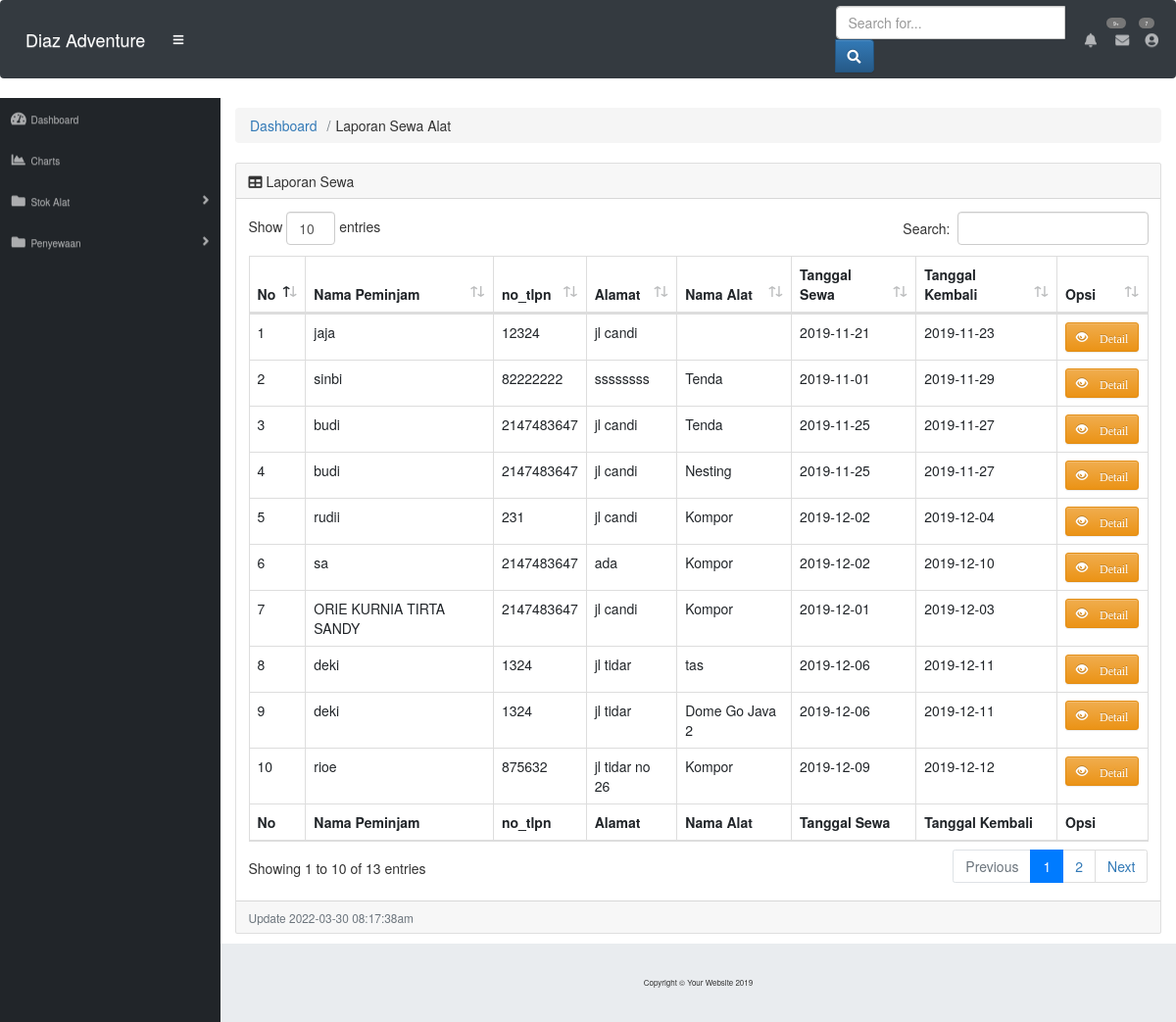
Page /index.php/penyewaan_gudang on the committed database.
### tables this page shows
CREATE TABLE `penyewaan` (
  `ID_sewa` int(80) NOT NULL,
  `nama` varchar(80) NOT NULL,
  `no_tlpn` int(15) NOT NULL,
  `alamat` varchar(255) NOT NULL,
  `nama_alat` varchar(255) NOT NULL,
  `tgl_penyewaan` date NOT NULL,
  `tgl_pengembalian` date NOT NULL,
  `biaya_sewa` int(11) NOT NULL,
  `jumlah_alat` int(11) NOT NULL,
  `harga_sewa` int(11) NOT NULL,
  `subtotal` int(20) NOT NULL,
  `status` varchar(50) NOT NULL,
  `denda` int(50) NOT NULL,
  `keterangan` varchar(50) NOT NULL,
  `ID_alat` int(11) NOT NULL
);

### application/controllers/Penyewaan_gudang.php (called while the page is built, shortened)
<?php
class Penyewaan_gudang extends CI_Controller {
	public function index()
	{
		$this->load->model('m_penyewaan_gudang');
		$data = array(
			'penyewaan'=>$this->m_penyewaan_gudang->ambil()->result_array(),
		);
		$this->load->view('gudang/v_laporan_sewa',$data);
	}
}

### index.php (called while the page is built, shortened)
<?php
require_once BASEPATH.'core/CodeIgniter.php';

### application/models/m_penyewaan_gudang.php (called while the page is built, shortened)
<?php
class M_penyewaan_gudang extends CI_Model {
 public function Ambil($where= "") {
      $data = $this->db->query('select * from penyewaan '.$where);
      return $data;
  }
}

### application/views/gudang/v_laporan_sewa.php (the view, shortened to what this page needs)
<!DOCTYPE html>
<html lang="en">
<head>
  <link href="<?php echo base_url().'assets/sbadmin/vendor/fontawesome-free/css/all.min.css'?>" rel="stylesheet" type="text/css">
  <link href="<?php echo base_url().'assets/sbadmin/vendor/datatables/dataTables.bootstrap4.css'?>" rel="stylesheet" >
  <link href="<?php echo base_url().'assets/sbadmin/css/sb-admin.css'?>" rel="stylesheet">
	<link rel="stylesheet" href="https://maxcdn.bootstrapcdn.com/bootstrap/3.3.6/css/bootstrap.min.css">
	<link rel="stylesheet" href="https://maxcdn.bootstrapcdn.com/bootstrap/3.3.6/css/bootstrap-theme.min.css">
</head>
	<body id="page-top">
	<nav class="navbar navbar-expand navbar-dark bg-dark static-top">
    <a class="navbar-brand mr-1" href="index.html">Diaz Adventure</a>
    <button class="btn btn-link btn-sm text-white order-1 order-sm-0" id="sidebarToggle" href="#">
      <i class="fas fa-bars"></i>
    </button>
    <form class="d-none d-md-inline-block form-inline ml-auto mr-0 mr-md-3 my-2 my-md-0">
      <div class="input-group">
      <input type="text" class="form-control" placeholder="Search for..." aria-label="Search" aria-describedby="basic-addon2">
      <div class="input-group-append">
        <button class="btn btn-primary" type="button">
        <i class="fas fa-search"></i>
        </button>
        </div>
      </div>
    </form>
    <ul class="navbar-nav ml-auto ml-md-0">
      <li class="nav-item dropdown no-arrow mx-1">
        <a class="nav-link dropdown-toggle" href="#" id="alertsDropdown" role="button" data-toggle="dropdown" aria-haspopup="true" aria-expanded="false">
        <i class="fas fa-bell fa-fw"></i>
        <span class="badge badge-danger">9+</span>
        </a>
      </li>
      <li class="nav-item dropdown no-arrow mx-1">
        <a class="nav-link dropdown-toggle" href="#" id="messagesDropdown" role="button" data-toggle="dropdown" aria-haspopup="true" aria-expanded="false">
          <i class="fas fa-envelope fa-fw"></i>
          <span class="badge badge-danger">7</span>
        </a>
      </li>
      <li class="nav-item dropdown no-arrow">
        <a class="nav-link dropdown-toggle" href="#" id="userDropdown" role="button" data-toggle="dropdown" aria-haspopup="true" aria-expanded="false">
          <i class="fas fa-user-circle fa-fw"></i>
        </a>
      </li>
    </ul>
</nav>
	<div id="wrapper">
    <ul class="sidebar navbar-nav">
      <li class="nav-item ">
        <a class="nav-link" href="<?php echo site_url('Dasboard/index') ?>">
          <i class="fas fa-fw fa-tachometer-alt"></i>
          <span>Dashboard</span>
        </a>
      </li>
	  <li class="nav-item">
        <a class="nav-link" href="charts.html">
          <i class="fas fa-fw fa-chart-area"></i>
          <span>Charts</span></a>
      </li>
      <li class="nav-item dropdown">
        <a class="nav-link dropdown-toggle" href="#" id="pagesDropdown" role="button" data-toggle="dropdown" aria-haspopup="true" aria-expanded="false">
          <i class="fas fa-fw fa-folder"></i>
          <span>Stok Alat</span>
        </a>
      </li>
      <li class="nav-item dropdown">
        <a class="nav-link dropdown-toggle" href="#" id="pagesDropdown" role="button" data-toggle="dropdown" aria-haspopup="true" aria-expanded="false">
          <i class="fas fa-fw fa-folder"></i>
          <span>Penyewaan</span>
        </a>
      </li>
    </ul>
		     <div id="content-wrapper">
    <div class="container-fluid">
        <ol class="breadcrumb">
          <li class="breadcrumb-item">
            <a href="#">Dashboard</a>
          </li>
          <li class="breadcrumb-item ">Laporan Sewa Alat</li>
        </ol>
   <div class="card mb-3">
          <div class="card-header">
            <i class="fas fa-table"></i>
            Laporan Sewa</div>
          <div class="card-body">
            <div class="table-responsive">
              <table class="table table-bordered" id="dataTable" width="100%" cellspacing="0">
                <thead>
                  <tr>
						<th>No   </th>
                        <th>Nama Peminjam  </th>
						<th>no_tlpn </th>
                        <th>Alamat </th>
                        <th>Nama Alat </th>
						<th>Tanggal Sewa </th>
						<th>Tanggal Kembali</th>
                        <th>Opsi</th>
                  </tr>
                </thead>
                <tfoot>
                  <tr>
                    <th>No   </th>
                    <th>Nama Peminjam  </th>
					<th>no_tlpn </th>
                    <th>Alamat </th>
                    <th>Nama Alat </th>
					<th>Tanggal Sewa </th>
					<th>Tanggal Kembali</th>
                    <th>Opsi</th>
                  </tr>
                </tfoot>
                <tbody>
                  <?php
                          $no = 0;
                           foreach($penyewaan as $rak) { $no++?>
                            <tr>
                                <td><?php echo $no; ?></td>
                                <td><?php echo $rak['nama']; ?></td>
                                <td><?php echo $rak['no_tlpn']; ?></td>
                                <td><?php echo $rak['alamat']; ?></td>
                                <td><?php echo $rak['nama_alat']; ?></td>
								<td><?php echo $rak['tgl_penyewaan']; ?></td>
								<td><?php echo $rak['tgl_pengembalian']; ?></td>
								<td>
                                <a class='btn btn-warning btn-sm' title='Lihat' href="<?php echo base_url() ?>Penyewaan_gudang/tampil/<?php echo $rak['ID_sewa']; ?>"><span class="glyphicon glyphicon-eye-open"> Detail</a>
                                 </td>
                            <?php }?>
                            </tr>
                </tbody>
              </table>
            </div>
          </div>
          <div class="card-footer small text-muted"><?php echo "Update " . date("Y-m-d h:i:sa") . "<br>";?></div>
        </div>
      </div>
      <footer class="sticky-footer">
        <div class="container my-auto">
          <div class="copyright text-center my-auto">
            <span>Copyright © Your Website 2019</span>
          </div>
        </div>
      </footer>
    </div>
      <footer class="sticky-footer">
        <div class="container my-auto">
          <div class="copyright text-center my-auto">
            <span>Copyright © Your Website 2019</span>
          </div>
        </div>
      </footer>
    </div>
  </body>
</html>

### rows in the picture
penyewaan: nama "jaja", no_tlpn "12324", alamat "jl candi", tgl_penyewaan "2019-11-21", tgl_pengembalian "2019-11-23"
penyewaan: nama "sinbi", no_tlpn "82222222", alamat "ssssssss", nama_alat "Tenda", tgl_penyewaan "2019-11-01", tgl_pengembalian "2019-11-29"
penyewaan: nama "budi", no_tlpn "2147483647", alamat "jl candi", nama_alat "Tenda", tgl_penyewaan "2019-11-25", tgl_pengembalian "2019-11-27"
penyewaan: nama "budi", no_tlpn "2147483647", alamat "jl candi", nama_alat "Nesting", tgl_penyewaan "2019-11-25", tgl_pengembalian "2019-11-27"
penyewaan: nama "rudii", no_tlpn "231", alamat "jl candi", nama_alat "Kompor", tgl_penyewaan "2019-12-02", tgl_pengembalian "2019-12-04"
penyewaan: nama "sa", no_tlpn "2147483647", alamat "ada", nama_alat "Kompor", tgl_penyewaan "2019-12-02", tgl_pengembalian "2019-12-10"
penyewaan: nama "ORIE KURNIA TIRTA SANDY", no_tlpn "2147483647", alamat "jl candi", nama_alat "Kompor", tgl_penyewaan "2019-12-01", tgl_pengembalian "2019-12-03"
penyewaan: nama "deki", no_tlpn "1324", alamat "jl tidar", nama_alat "tas", tgl_penyewaan "2019-12-06", tgl_pengembalian "2019-12-11"
penyewaan: nama "deki", no_tlpn "1324", alamat "jl tidar", nama_alat "Dome Go Java 2", tgl_penyewaan "2019-12-06", tgl_pengembalian "2019-12-11"
penyewaan: nama "rioe", no_tlpn "875632", alamat "jl tidar no 26", nama_alat "Kompor", tgl_penyewaan "2019-12-09", tgl_pengembalian "2019-12-12"
